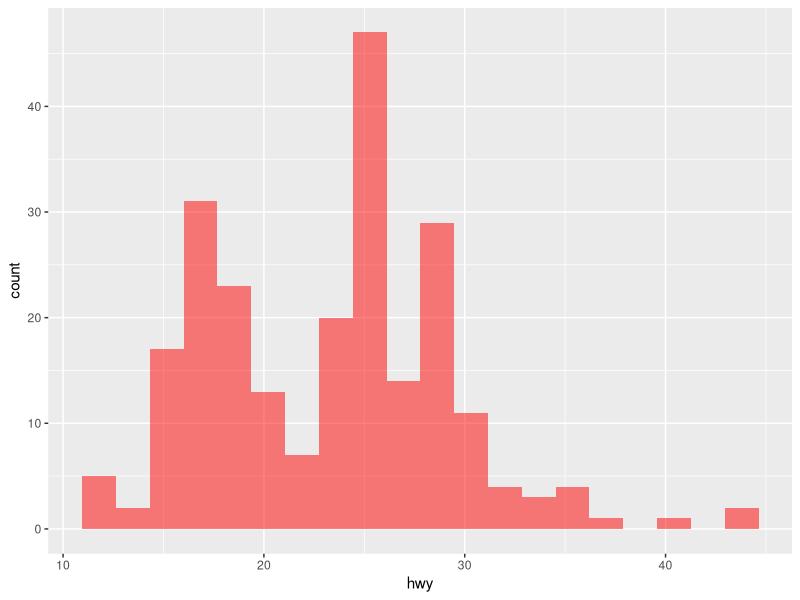
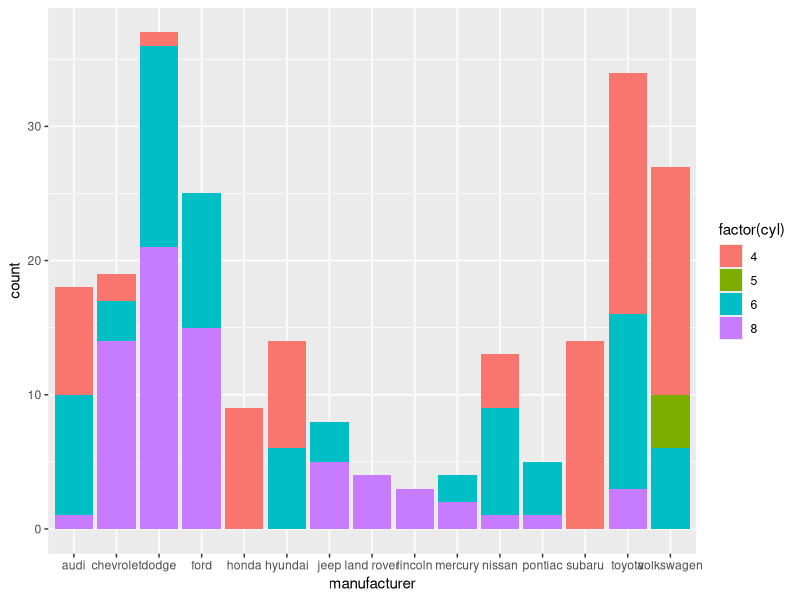
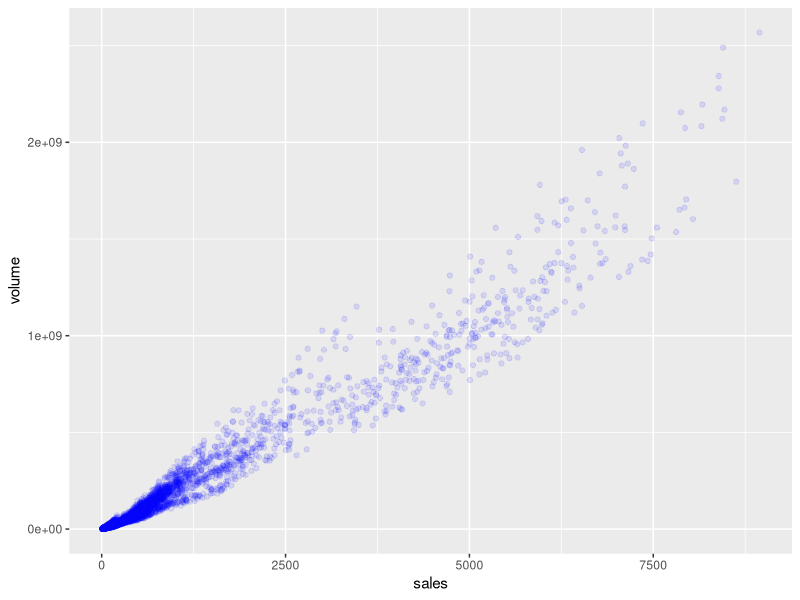
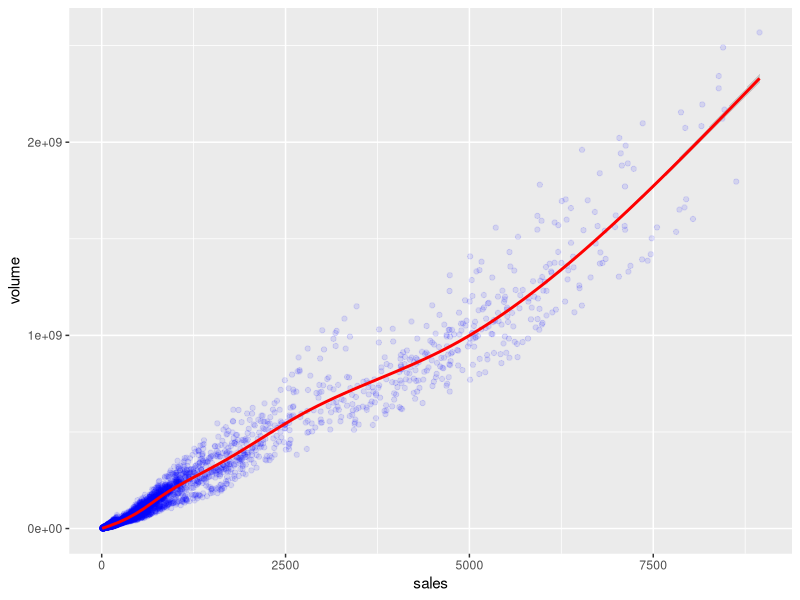

Reproduce these figures in R, in order.
# GGplot2 Exercises

library(ggplot2)
library(ggthemes)
head(mpg)

# Exercise 1

plot <- ggplot(mpg,aes(x=hwy)) + geom_histogram(bins=20,fill='red',alpha=0.5)
print(plot)

# Exercise 2

plot <- ggplot(mpg,aes(x=manufacturer))
plot2 <- plot + geom_bar(aes(fill=factor(cyl)))
print(plot2)

# Exercise 3

library(ggplot2)
head(txhousing)

plot <- ggplot(txhousing,aes(x=sales,y=volume))
plot2 <- plot + geom_point(color='blue',alpha=0.1)
print(plot2)

# Exercise 4

plot3 <- plot2 + geom_smooth(color='red')
print(plot3)

